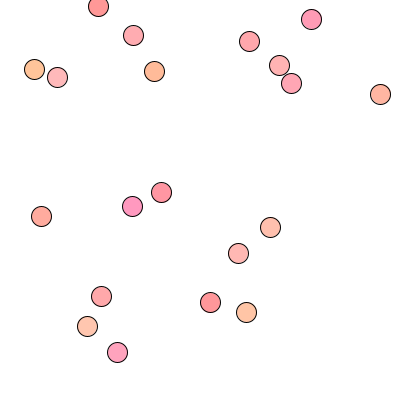
Frame 1 (no input)
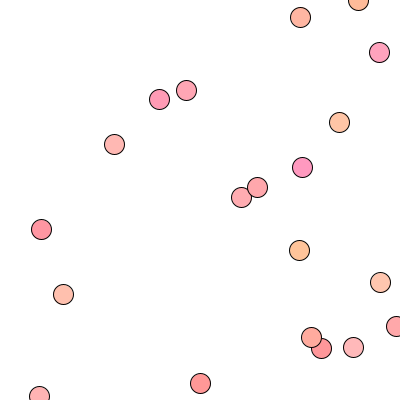
Frame 60 (the mouse pressed at the canvas centre just before this capture)
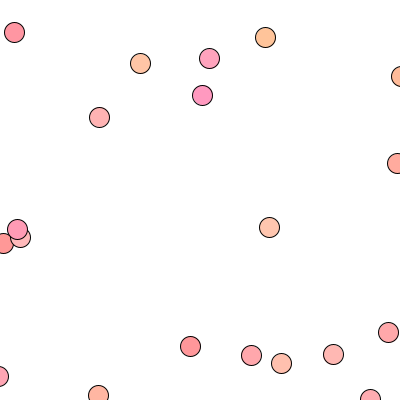
Frame 120 (the mouse held since frame 60 and released just before this capture)

The Processing sketch that drew these frames (run headless with seeded random() and noise(); from frame 60 on, the mouse is pressed at the canvas centre):

// Processing sketch: mover_array_example
// ── mover_array_example.pde
Mover[] oranges = new Mover[20];

void setup(){
  size(400,400);
  for(int i = 0; i < oranges.length; i++){
    oranges[i] = new Mover();
  }
}

void draw(){
  background(255);
  for(int i = 0; i < oranges.length; i++){
    oranges[i].update();
    oranges[i].display();
    oranges[i].checkEdges();
  }
}
// ── Mover.pde
class Mover{
  PVector location;
  PVector velocity;
  PVector acceleration;
  color rOrange = color(255,random(150,200),random(150,200));
  
  Mover(){
    location = new PVector(random(width),random(height));
    velocity = new PVector(random(-2,2),random(-2,2));
    //acceleration = new PVector(0.001,-0.001);
  }
  
  void display(){
    stroke(0);
    fill(rOrange);
    ellipse(location.x,location.y,20,20);
  }
  
  void update(){
    acceleration = PVector.random2D();
    velocity.limit(5);
    velocity.add(acceleration);
    location.add(velocity);
  }
  
  void checkEdges(){
    if(location.x > width){
      location.x = 0;
    } else if(location.x < 0){
      location.x = width;
    }
    
    if(location.y > height){
      location.y = 0;
    } else if(location.y < 0){
      location.y = height;
    }
  }
}
